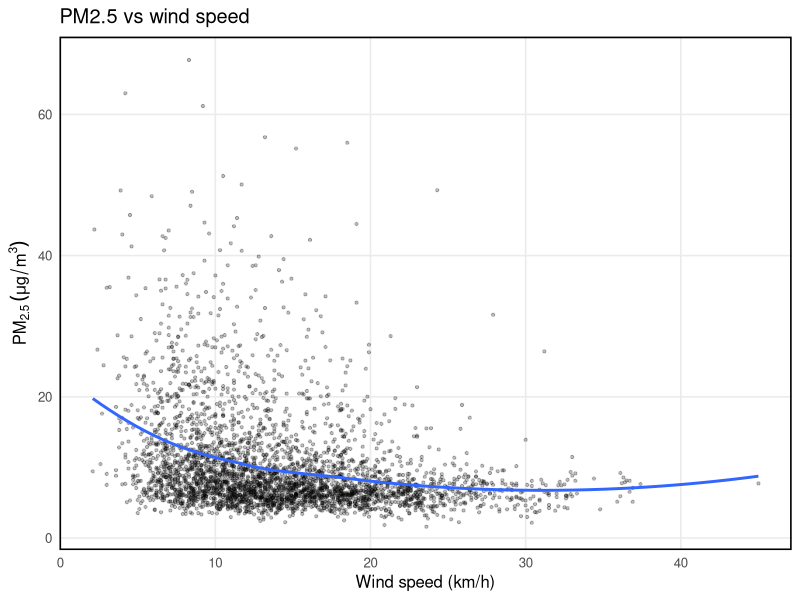
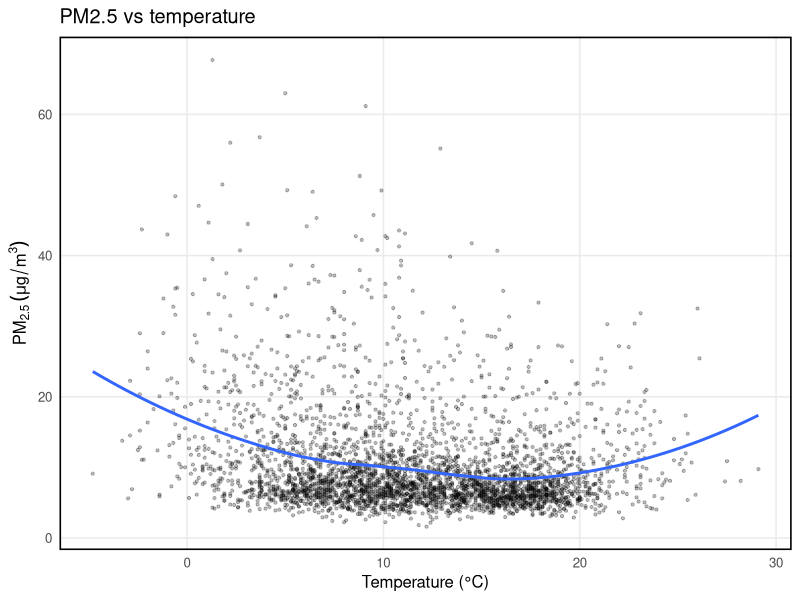
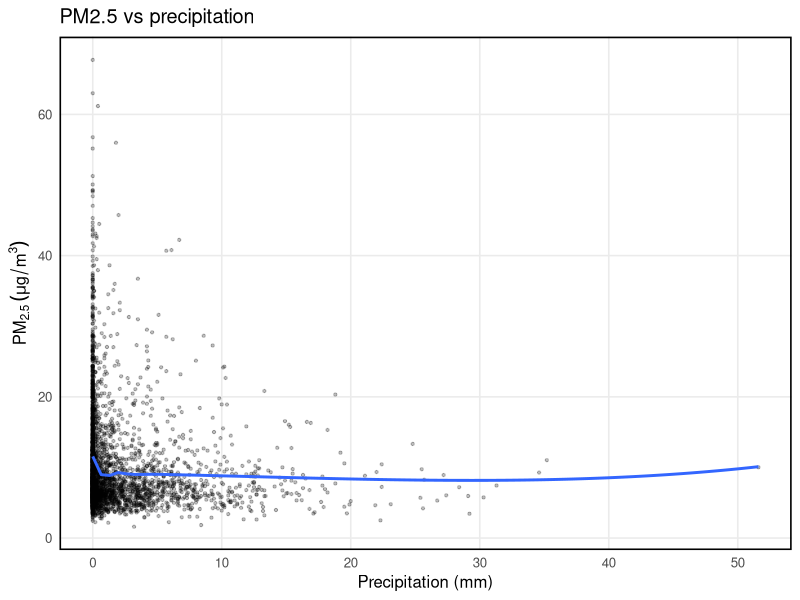
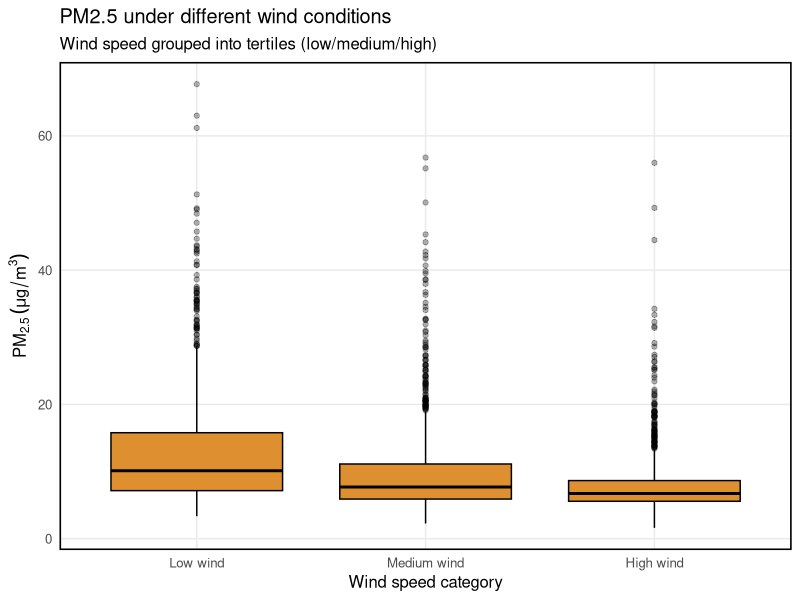

Write the R code that produced these figures, in order.
# ============================================================
# IJC437 - Introduction to Data Science (Individual Coursework)
# Script: 04_rq2_weather_association.R
#
# Purpose:
# - Address RQ2 by quantifying associations between daily PM2.5 and
#   meteorological variables (temperature, wind speed, precipitation),
#   and by comparing PM2.5 distributions under different weather conditions.
#
# Research Questions supported:
# - RQ2: How are meteorological conditions associated with daily PM2.5 levels,
#        and how do PM2.5 distributions differ under varying weather conditions?
#
# Inputs:
# - data/processed/merged_pm25_weather.csv
#
#
# Reproducibility notes:
# - Uses complete-case rows for correlation/scatter; group comparisons use the same filtered set.
# - All outputs are saved to disk; minimal console output.
#
# ============================================================



# ==================================================
# Installing and Importing Necessary Libraries
# ==================================================
library(tidyverse)
library(lubridate)
library(Hmisc)
library(scales)



# ==================================================
# Loading Merged Data and Basic Setup
# ==================================================
out_dir_plot <- "output/figures"
out_dir_table <- "output/tables"
dir.create("output/figures", recursive = TRUE, showWarnings = FALSE)
dir.create("output/tables", recursive = TRUE, showWarnings = FALSE)


df <- read_csv("data/processed/merged_pm25_weather.csv", show_col_types = FALSE) %>%
  mutate(date = as.Date(date)) %>%
  arrange(date)

# Keeping only RQ2 columns + drop rows with missing values for correlation/scatter
df_rq2 <- df %>%
  select(date, pm25_london_mean, temp_mean_c, wind_mean_kmh, prcp_sum_mm) %>%
  filter(
    !is.na(pm25_london_mean),
    !is.na(temp_mean_c),
    !is.na(wind_mean_kmh),
    !is.na(prcp_sum_mm)
  )


# ==================================================
# Spearman correlations (rho + p-values)
# ==================================================

# Correlation matrix (rho)
rho_mat <- cor(
  df_rq2 %>% select(pm25_london_mean, temp_mean_c, wind_mean_kmh, prcp_sum_mm),
  method = "spearman",
  use = "complete.obs"
)
rho_mat

# Correlations + p-values (Hmisc)
rc <- rcorr(
  as.matrix(df_rq2 %>% select(pm25_london_mean, temp_mean_c, wind_mean_kmh, prcp_sum_mm)),
  type = "spearman"
)
rc  # shows r, n, P

cor_table <- tibble(
  variable = c("temp_mean_c", "wind_mean_kmh", "prcp_sum_mm"),
  spearman_rho = c(
    rc$r["pm25_london_mean","temp_mean_c"],
    rc$r["pm25_london_mean","wind_mean_kmh"],
    rc$r["pm25_london_mean","prcp_sum_mm"]
  ),
  p_value = c(
    rc$P["pm25_london_mean","temp_mean_c"],
    rc$P["pm25_london_mean","wind_mean_kmh"],
    rc$P["pm25_london_mean","prcp_sum_mm"]
  ),
  n = c(
    rc$n["pm25_london_mean","temp_mean_c"],
    rc$n["pm25_london_mean","wind_mean_kmh"],
    rc$n["pm25_london_mean","prcp_sum_mm"]
  )
) %>%
  mutate(
    spearman_rho = round(spearman_rho, 3),
    p_value = format.pval(p_value, digits = 3)
  )

cor_table
write_csv(cor_table, file.path(out_dir_table, "Table3_spearman_correlations.csv"))


# ==================================================
# Scatter plots PM25 vs Weather Variables
# ==================================================

base_theme <- theme_minimal(base_size = 12) +
  theme(
    panel.border = element_rect(colour = "black", fill = NA, linewidth = 1.1),
    panel.grid.minor = element_blank()
  )

# PM2.5 vs windspeed
p_wind <- ggplot(df_rq2, aes(x = wind_mean_kmh, y = pm25_london_mean)) +
  geom_point(alpha = 0.25, size = 0.8) +
  geom_smooth(method = "loess", se = FALSE) +
  labs(
    title = "PM2.5 vs wind speed",
    x = "Wind speed (km/h)",
    y = expression(PM[2.5]~(mu*g/m^3))
  ) +
  base_theme

ggsave(
  filename = file.path(out_dir_plot, "Fig7_pm25_vs_windspeed.png"),
  plot = p_wind, width = 8, height = 4.5, dpi = 300
)

# PM2.5 vs temperature
p_temp <- ggplot(df_rq2, aes(x = temp_mean_c, y = pm25_london_mean)) +
  geom_point(alpha = 0.25, size = 0.8) +
  geom_smooth(method = "loess", se = FALSE) +
  labs(
    title = "PM2.5 vs temperature",
    x = "Temperature (°C)",
    y = expression(PM[2.5]~(mu*g/m^3))
  ) +
  base_theme

ggsave(
  filename = file.path(out_dir_plot, "Fig8_pm25_vs_temperature.png"),
  plot = p_temp, width = 8, height = 4.5, dpi = 300
)

# PM2.5 vs precipitation
p_prcp <- ggplot(df_rq2, aes(x = prcp_sum_mm, y = pm25_london_mean)) +
  geom_point(alpha = 0.25, size = 0.8) +
  geom_smooth(method = "loess", se = FALSE) +
  labs(
    title = "PM2.5 vs precipitation",
    x = "Precipitation (mm)",
    y = expression(PM[2.5]~(mu*g/m^3))
  ) +
  base_theme

ggsave(
  filename = file.path(out_dir_plot, "Fig9_pm25_vs_precipitation.png"),
  plot = p_prcp, width = 8, height = 4.5, dpi = 300
)



# ==================================================
# Conditional Distributions Wind Groups
# ==================================================

# Creating wind speed tertiles (Low/Medium/High)
df_rq2b <- df_rq2 %>%
  mutate(
    wind_group = ntile(wind_mean_kmh, 3),
    wind_group = factor(
      wind_group,
      levels = c(1, 2, 3),
      labels = c("Low wind", "Medium wind", "High wind")
    )
  )

# Checking group sizes
df_rq2b %>% count(wind_group)

# Boxplot: PM2.5 distribution by wind category
p_wind_box <- ggplot(df_rq2b, aes(x = wind_group, y = pm25_london_mean)) +
  geom_boxplot(fill = "#de9030", color = "black", outlier.alpha = 0.3) +
  labs(
    title = "PM2.5 under different wind conditions",
    subtitle = "Wind speed grouped into tertiles (low/medium/high)",
    x = "Wind speed category",
    y = expression(PM[2.5]~(mu*g/m^3))
  ) +
  base_theme

ggsave(
  filename = file.path(out_dir_plot, "Fig10_pm25_by_wind_categories.png"),
  plot = p_wind_box, width = 8, height = 4.5, dpi = 300
)

# Summary stats by wind group 
wind_summary <- df_rq2b %>%
  group_by(wind_group) %>%
  summarise(
    n_days = n(),
    mean_pm25 = mean(pm25_london_mean),
    median_pm25 = median(pm25_london_mean),
    iqr_pm25 = IQR(pm25_london_mean),
    .groups = "drop"
  ) %>%
  mutate(
    mean_pm25 = round(mean_pm25, 2),
    median_pm25 = round(median_pm25, 2),
    iqr_pm25 = round(iqr_pm25, 2)
  )

wind_summary
write_csv(wind_summary, file.path(out_dir_table, "Table4_wind_group_summary.csv"))



# ==================================================
# Statistical test (Kruskal–Wallis) for Wind Groups
# ==================================================

# Test whether PM2.5 distributions differ across wind categories
kw_wind <- kruskal.test(pm25_london_mean ~ wind_group, data = df_rq2b)
kw_wind

# =========================================================
# Output:
#
#        Kruskal-Wallis rank sum test
#
# data:  pm25_london_mean by wind_group
# Kruskal-Wallis chi-squared = 374.27, df = 2, p-value < 2.2e-16
# 
# =========================================================
